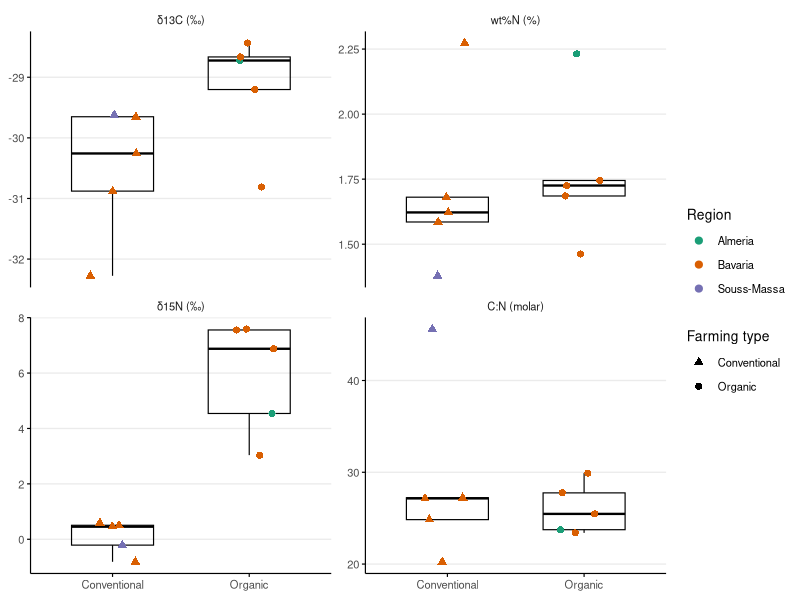

The R script that drew this image:
#Author Name    :Ibrahim Khalil
#Project Name   :Isotopic Analysis of Tomatoes
#Content Name   :Overview of traits (2×2 boxplot grid)
#Date           :15.10.2025
# ------------------------------------------------------------

setwd("C:/Users/User/OneDrive/Desktop/Stable-Isotope-Ratio-Analysis-of-Tomatoes")

library(readr)
library(dplyr)
library(tidyr)
library(ggplot2)

set.seed(42)

prod <- read_csv("Derived_From_Original_AtoJ_Exact_Decimals.csv", show_col_types = FALSE)

# Expect these columns: product, region, farming_type, d13C_mean, d13C_sd, d15N_mean, d15N_sd,
# wtN_mean, wtN_sd, wtC_mean, wtC_sd, CN_molar_mean, CN_molar_sd
prod_long <- prod %>%
  transmute(
    product, region, farming_type,
    `δ13C (‰)` = d13C_mean,
    `δ15N (‰)` = d15N_mean,
    `wt%N (%)` = wtN_mean,
    `C:N (molar)` = CN_molar_mean
  ) %>%
  pivot_longer(cols = c(`δ13C (‰)`,`δ15N (‰)`,`wt%N (%)`,`C:N (molar)`),
               names_to = "variable", values_to = "value"
  ) %>%
  mutate(
    variable = factor(
      variable,
      levels = c("δ13C (‰)", "wt%N (%)", "δ15N (‰)", "C:N (molar)")
    )
  )

pal_region <- c("Almeria"="#1b9e77","Bavaria"="#d95f02","Souss-Massa"="#7570b3")
shape_ft   <- c("Conventional"=17,"Organic"=16)

p <- ggplot(prod_long, aes(x = farming_type, y = value)) +
  geom_boxplot(fill = NA, colour = "black", linewidth = 0.4, width = 0.6, outlier.shape = NA) +
  geom_point(aes(color = region, shape = farming_type),
             position = position_jitter(width = 0.18, height = 0), size = 2.1) +
  facet_wrap(~ variable, ncol = 2, scales = "free_y") +
  scale_color_manual(values = pal_region, name = "Region") +
  scale_shape_manual(values = shape_ft, name = "Farming type") +
  labs(x = NULL, y = NULL) +
  theme_minimal(base_size = 10) +
  theme(
    panel.grid.major.x = element_blank(),
    panel.grid.minor = element_blank(),
    axis.line = element_line(colour = "black", linewidth = 0.4),
    axis.ticks = element_line(colour = "black", linewidth = 0.4),
    plot.margin = margin(6,6,6,6)
  )

ggsave("figures/Figure1_overview_traits.tiff", p,
       width = 174, height = 122, units = "mm",
       dpi = 600, device = "tiff", compression = "lzw", bg = "white")

